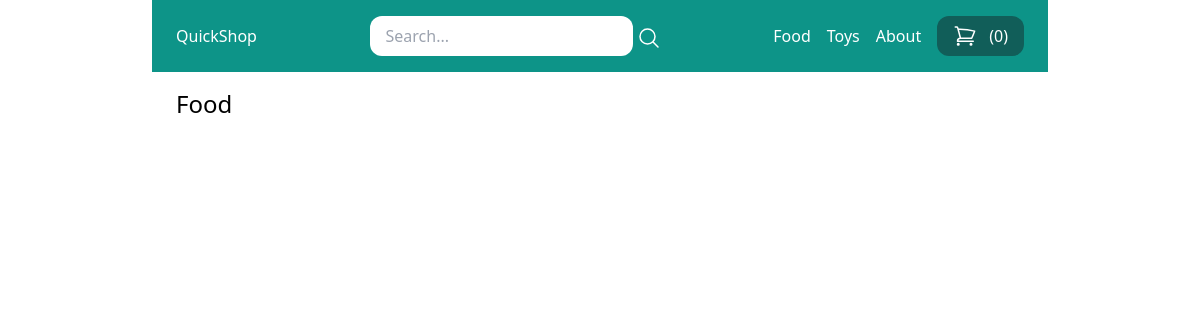
The page /food/ on the database as committed earlier.
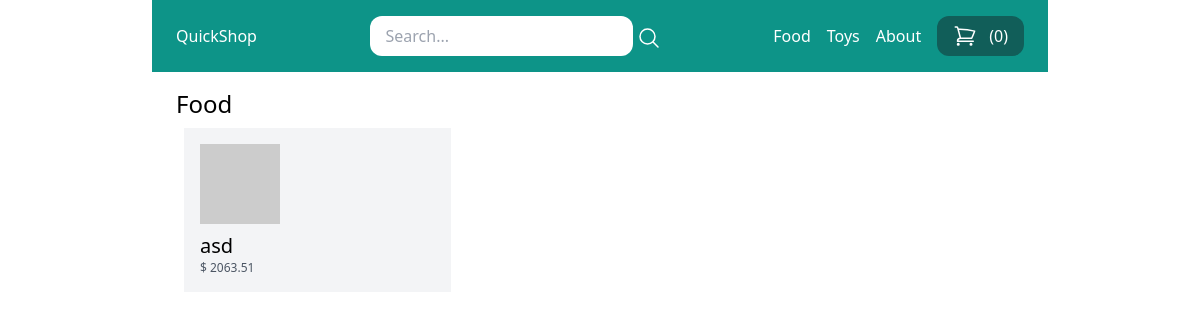
The same page on the database as committed later.
### store/models.py (models this page shows, shortened)
class Category(models.Model):
    title = models.CharField(max_length=50)
    slug = models.SlugField(max_length=50)
    class Meta:
        verbose_name_plural = 'Categories'

class Product(models.Model):
    DRAFT = 'draft'
    WAITING_APPROVAL = 'waitingapproval'
    ACTIVE= 'active'
    DELETED = 'deleted'
    STATUS_CHOICES = (
        (DRAFT, 'Draft'),
        (WAITING_APPROVAL, 'Waiting approval'),
        (ACTIVE, 'Active'),
        (DELETED, 'Deleted'),
    )
    user = models.ForeignKey(User, related_name='products', on_delete=models.CASCADE)
    category = models.ForeignKey(Category, related_name='products', on_delete=models.CASCADE)
    title = models.CharField(max_length=50)
    slug = models.CharField(max_length=50)
    description = models.TextField(blank=True)
    price = models.IntegerField()
    image = models.ImageField(upload_to='uploads/product_images/', blank=True, null=True)
    thumbnail = models.ImageField(upload_to='uploads/product_images/thumbnail/', blank=True, null=True)
    created_at = models.DateTimeField(auto_now_add=True)
    updated_at = models.DateTimeField(auto_now=True)
    status = models.CharField(max_length=50, choices=STATUS_CHOICES, default=ACTIVE)
    class Meta:
        ordering = ('-created_at',)
    def get_display_price(self):
        return self.price / 100
    def get_thumbnail(self):
        if self.thumbnail:
            return self.thumbnail.url
        else:
            if self.image:
                self.thumbnail = self.make_thumbnail(self.image)
                self.save()
                return self.thumbnail.url
            else:
                return 'https://via.placeholder.com/240x240x.jpg'

### store/views.py (the view)
# urls.py: path('<slug:slug>/', views.category_detail, name='category_detail'),
def category_detail(request, slug):
    category = get_object_or_404(Category, slug=slug)
    products = category.products.filter(status=Product.ACTIVE)
    return render(request, 'store/category_detail.html', {'category': category, 'products': products})

### store/cart.py (called while the page is built)
    def __len__(self):
            return sum(item['quantity'] for item in self.cart.values())

### store/context_processors.py (called while the page is built)
def cart(request):
    return {'cart': Cart(request)}

### store/templatetags/menu.py (called while the page is built)
@register.inclusion_tag('core/menu.html')
def menu():
    categories = Category.objects.all()
    return{'categories':categories}

### store/templates/store/category_detail.html (shortened to what this page needs)
{% extends 'core/base.html' %}
{% block content %}
    <h1 class="text-2xl">{{ category.title }}</h1>
    {% include 'store/partials/products.html' %}
{% endblock %}

### core/templates/core/menu.html
{% for category in categories %}
    <a href="{% url 'category_detail' category.slug %}" class="text-white">{{ category.title }}</a>
{% endfor %}
<a href="{% url 'about' %}" class="text-white">About</a>

### store/templates/store/partials/products.html
    <div class="flex flex-wrap">
        {% for product in products %}
            <div class="product w-1/3 p-2">
                <div class="p-4 bg-gray-100">
                    <a href="{% url 'product_detail' product.category.slug product.slug %}">
                        <div class="image mb-2">
                            <img src="{{ product.get_thumbnail }}" alt="Image of {{ product.title }}">
                        </div>
                    <h2 class="text-xl">{{ product.title }}</h2>
                    <p class="text-xs text-gray-600">$ {{ product.get_display_price }}</p>
                    </a>
                </div>
            </div>
        {% endfor %}
    </div>

Rows that differ between the two databases and show on the page:
added Product: title "asd", get_display_price "2063.51"
